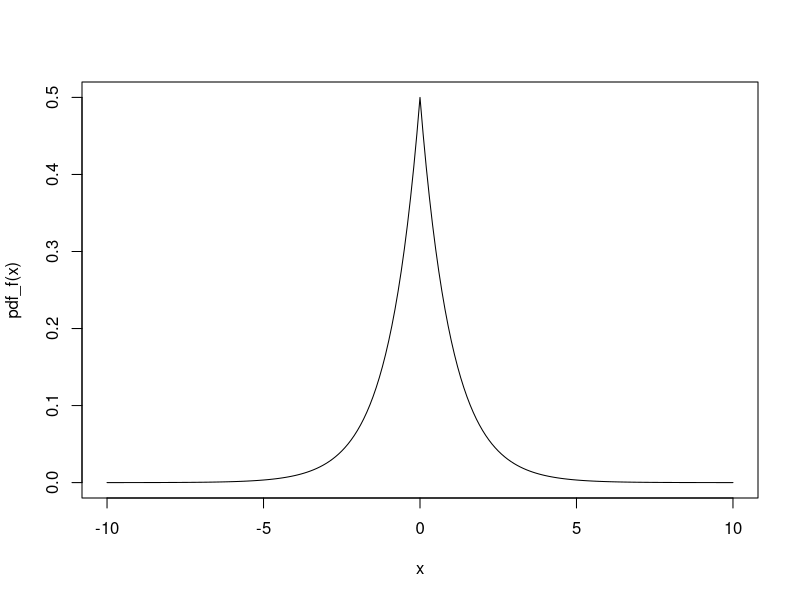
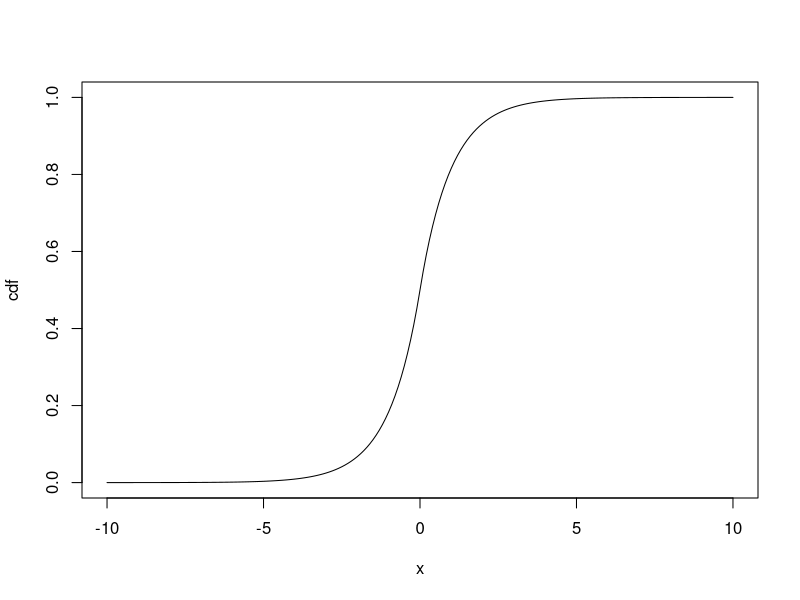
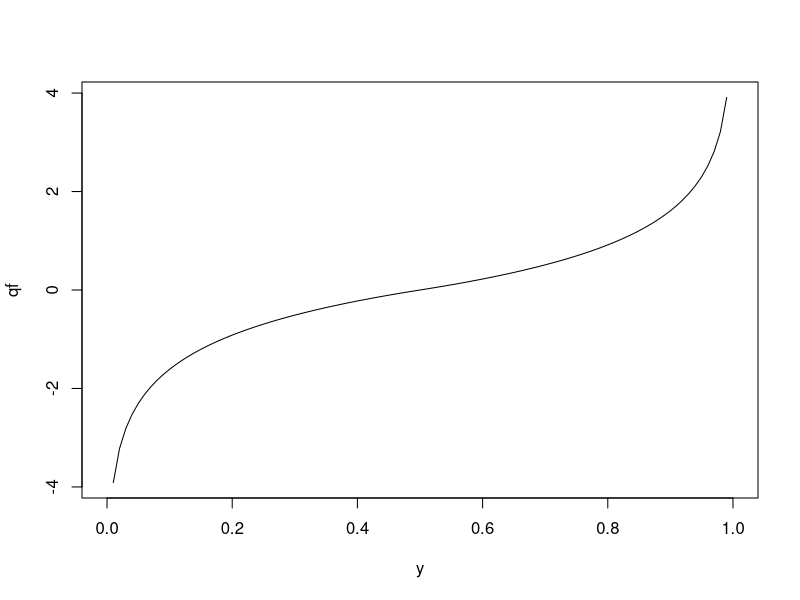

R code for these plots, in order: (Note: this script raises an error after producing the figures.)
## ---- chunk 1
# This chunk is for formatting only - please do not edit.
pagebreak <- function() {
  if(knitr::is_latex_output())
    return("\\newpage")
  else
    return('<div style="page-break-before: always;" />')
}
## ---- chunk 2
pdf_f = function(x) { return((1/2)*(exp(1)^(-abs(x)))) }
## ---- chunk 3
x = seq(-10, 10, 0.1)

plot(x, pdf_f(x), typ='l')
## ---- chunk 4
cdf = rep(0, length(x))
cdf[x <= 0] = (1/2)*(exp(1)^x[x <= 0])
cdf[x > 0] = 1 - (1/2)*(exp(1)^-x[x > 0])
plot(x, cdf, typ='l')
## ---- chunk 5
y = seq(0,1,0.01)
qf = rep(0, length(y))
qf[y <= 1/2] = log(2*y[y <= 1/2])
qf[y > 1/2] = -log(2-2*y[y > 1/2])
plot(y, qf, typ='l')
## ---- chunk 6
mean_value = 0
mean_value
## ---- chunk 7
median_value = 0
median_value
## ---- chunk 8
skewness = 0
skewness
## ---- chunk 9
percentile_99 <- uniroot(function(x) integrate(pdf_f, -Inf, x)$value - 0.99, lower = -10, upper = 10)$root
## ---- chunk 10
kurtosis = integrate(function(x) ((x - mean_value)/standard_deviation)^4 * pdf_f(x), lower = -Inf, upper = Inf)$value - 3
kurtosis
## ---- chunk 11
poll = read.csv('pollution.csv')
poll
## ---- chunk 12
c = poll[poll$area=='C',]
i = poll[poll$area=='I',]
par(mfrow=c(2,1))
hist(c$concentration, ylim=c(0,12), xlim=c(0,15), breaks=10)
hist(i$concentration, ylim=c(0,12), xlim=c(0,15), breaks=10)
## ---- chunk 13
library(dplyr)
by_id = poll %>% group_by(id)
by_id = by_id %>% mutate(avg = mean(concentration))

c = by_id[by_id$area=='C' & by_id$readnumber==1,]
mean_c = mean(c$avg)
mean_c
t.test(c$avg)

i = by_id[by_id$area=='I' & by_id$readnumber==1,]
mean_i = mean(i$avg)
mean_i
t.test(i$avg)

## ---- chunk 14
var.test(c$avg, i$avg)
## ---- chunk 15
t.test(c$avg, i$avg)
## ---- chunk 16
sd_i = sd(i$avg)
curr = i$concentration + sd_i
nn = length(which(curr >= 15))
nn / nrow(poll)
## ---- chunk 17
sd_c = sd(c$avg)
(sd_c / 0.3)^2
(sd_i / 0.3)^2
## ---- chunk 18
osc = read.csv('oscillate.csv')
## ---- chunk 19

## ---- chunk 20

## ---- chunk 21

# Fit the nested models
model_0 <- lm(D ~ 1, data = osc)
model_1 <- lm(D ~ sin(w) + cos(w), data = osc)
model_2 <- lm(D ~ sin(w) + cos(w) + sin(2 * w) + cos(2 * w), data = osc)
model_3 <- lm(D ~ sin(w) + cos(w) + sin(2 * w) + cos(2 * w) + sin(3 * w) + cos(3 * w), data = osc)

anova(model_0, model_1)
anova(model_1, model_2)
anova(model_2, model_3)
## ---- chunk 22
summary(model_2)
